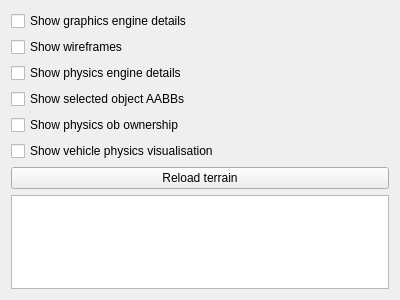
<?xml version="1.0" encoding="UTF-8"?>
<ui version="4.0">
 <class>DiagnosticsWidget</class>
 <widget class="QWidget" name="DiagnosticsWidget">
  <property name="geometry">
   <rect>
    <x>0</x>
    <y>0</y>
    <width>400</width>
    <height>300</height>
   </rect>
  </property>
  <property name="windowTitle">
   <string>Form</string>
  </property>
  <layout class="QVBoxLayout" name="verticalLayout">
   <item>
    <widget class="QCheckBox" name="graphicsDiagnosticsCheckBox">
     <property name="text">
      <string>Show graphics engine details</string>
     </property>
    </widget>
   </item>
   <item>
    <widget class="QCheckBox" name="showWireframesCheckBox">
     <property name="text">
      <string>Show wireframes</string>
     </property>
    </widget>
   </item>
   <item>
    <widget class="QCheckBox" name="physicsDiagnosticsCheckBox">
     <property name="text">
      <string>Show physics engine details</string>
     </property>
    </widget>
   </item>
   <item>
    <widget class="QCheckBox" name="showObAABBsCheckBox">
     <property name="text">
      <string>Show selected object AABBs</string>
     </property>
    </widget>
   </item>
   <item>
    <widget class="QCheckBox" name="showPhysicsObOwnershipCheckBox">
     <property name="text">
      <string>Show physics ob ownership</string>
     </property>
    </widget>
   </item>
   <item>
    <widget class="QCheckBox" name="showVehiclePhysicsVisCheckBox">
     <property name="text">
      <string>Show vehicle physics visualisation</string>
     </property>
    </widget>
   </item>
   <item>
    <widget class="QPushButton" name="reloadTerrainPushButton">
     <property name="text">
      <string>Reload terrain</string>
     </property>
    </widget>
   </item>
   <item>
    <widget class="QPlainTextEdit" name="diagnosticsTextEdit">
     <property name="readOnly">
      <bool>true</bool>
     </property>
     <property name="textInteractionFlags">
      <set>Qt::TextSelectableByMouse</set>
     </property>
    </widget>
   </item>
  </layout>
 </widget>
 <resources/>
 <connections/>
</ui>
